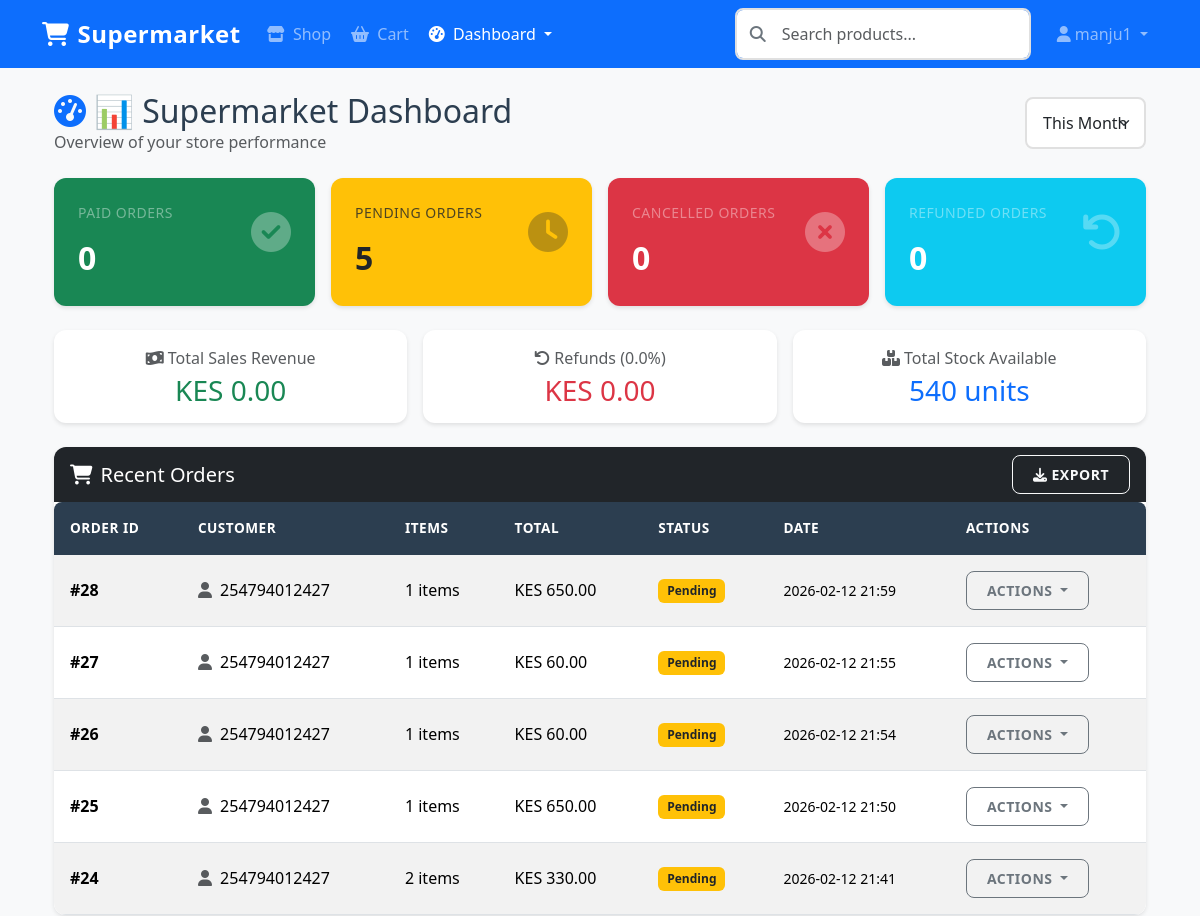
Before: /dashboard/ (signed in, upper part) with the older database file.
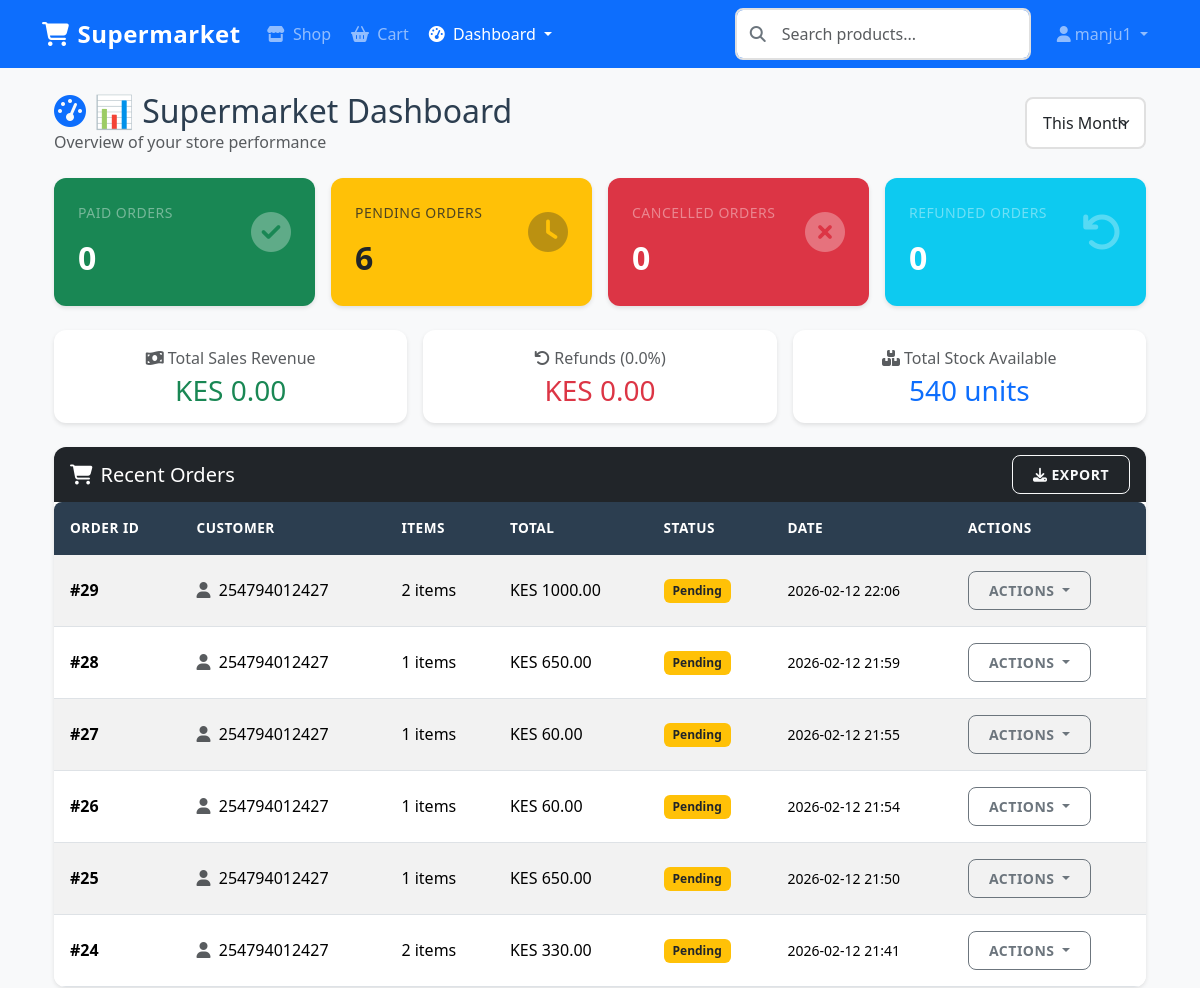
After: the same page with the newer database file.
### product/models.py (models this page shows, shortened)
class Order(models.Model):
    STATUS_CHOICES = [
        ("PENDING", "Pending"),
        ("PAID", "Paid"),
        ("FAILED", "Failed"),
        ("CANCELLED", "Cancelled"),
        ("REFUNDED", "Refunded"),
    ]
    customer = models.ForeignKey("product.Customer", null=True, blank=True, on_delete=models.SET_NULL)
    customer_name = models.CharField(max_length=255, default="Guest")
    total_price = models.DecimalField(max_digits=12, decimal_places=2, default=0)
    status = models.CharField(max_length=20, choices=STATUS_CHOICES, default="PENDING")
    created_at = models.DateTimeField(auto_now_add=True, db_index=True)
    stock_deducted = models.BooleanField(default=False)
    class Meta:
        indexes = [
            models.Index(fields=["status", "created_at"]),
            models.Index(fields=["created_at"]),
        ]

class Customer(models.Model):
    user = models.OneToOneField(User, null=True, blank=True, on_delete=models.SET_NULL, related_name="customer_profile")
    name = models.CharField(max_length=255, blank=True, null=True)
    phone_number = models.CharField(max_length=15)
    email = models.EmailField(blank=True, null=True)
    created_at = models.DateTimeField(auto_now_add=True)

### product/views.py (the view)
# urls.py: path("dashboard/", views.dashboard, name="dashboard"),
@login_required
@user_passes_test(is_cashier_or_owner)
def dashboard(request):
    filter_option = request.GET.get("filter", "month")
    today = now().date()
    start_date = today if filter_option == "today" else today - timedelta(days=7 if filter_option == "week" else 30)
    paid_orders = Order.objects.filter(status="PAID", created_at__date__gte=start_date)
    pending_orders = Order.objects.filter(status="PENDING", created_at__date__gte=start_date)
    cancelled_orders = Order.objects.filter(status="CANCELLED", created_at__date__gte=start_date)
    failed_orders = Order.objects.filter(status="FAILED", created_at__date__gte=start_date)
    total_sales = paid_orders.aggregate(total=Sum("total_price"))["total"] or 0
    total_orders = paid_orders.count() + pending_orders.count() + cancelled_orders.count() + failed_orders.count()
    total_products = Product.objects.count()
    total_stock = Product.objects.aggregate(total=Sum("stock"))["total"] or 0
    refunds = Payment.objects.filter(status="REFUNDED", transaction_date__date__gte=start_date)
    refund_total = refunds.aggregate(total=Sum("amount"))["total"] or 0
    refund_ratio = (refund_total / total_sales * 100) if total_sales > 0 else 0
    uncollected_orders = Order.objects.filter(status="PAID").exclude(payments__isnull=True)
    low_stock_products = Product.objects.filter(stock__lte=5)
    recent_orders = Order.objects.filter(created_at__date__gte=start_date).order_by("-created_at")[:10]
    order_status_data = {
        "Paid": paid_orders.count(),
        "Pending": pending_orders.count(),
        "Cancelled": cancelled_orders.count(),
        "Failed": failed_orders.count(),
        "Refunded": refunds.count(),
    }
    sales_trends = [{"date": (today - timedelta(days=i)).strftime("%Y-%m-%d"),
                     "sales": Order.objects.filter(status="PAID", created_at__date=today - timedelta(days=i))
                     .aggregate(total=Sum("total_price"))["total"] or 0} for i in range(7)][::-1]
    refunds_trends = [{"date": (today - timedelta(days=i)).strftime("%Y-%m-%d"),
                       "refunds": Payment.objects.filter(status="REFUNDED", transaction_date__date=today - timedelta(days=i)).count()} for i in range(7)][::-1]
    top_products = (OrderItem.objects.filter(order__status="PAID", order__created_at__date__gte=start_date)
                    .values("product__name", "product__shelf__name")
                    .annotate(total_sold=Sum("quantity")).order_by("-total_sold")[:5])
    top_products_data = {f"{item['product__name']} ({item['product__shelf__name']})": item["total_sold"] for item in top_products}
    refund_vs_sales_data = {"Sales": float(total_sales - refund_total), "Refunds": float(refund_total)}
    return render(request, "product/dashboard.html", {
        "total_sales": total_sales,
        "refund_total": refund_total,
        "refund_ratio": refund_ratio,
        "refund_vs_sales_data": json.dumps(refund_vs_sales_data),
        "total_orders": total_orders,
        "total_products": total_products,
        "total_stock": total_stock,
        "paid_count": paid_orders.count(),
        "pending_count": pending_orders.count(),
        "cancelled_count": cancelled_orders.count(),
        "failed_count": failed_orders.count(),
        "refund_count": refunds.count(),
        "low_stock_products": low_stock_products,
        "recent_orders": recent_orders,
        "uncollected_orders": uncollected_orders,
        "order_status_data": json.dumps(order_status_data),
        "sales_trends": json.dumps(sales_trends),
        "refunds_trends": json.dumps(refunds_trends),
        "top_products_data": json.dumps(top_products_data),
        "filter_option": filter_option,
    })

### product/templates/product/dashboard.html (shortened to what this page needs)
{% extends "base.html" %}
{% load static %}
{% block content %}
<div class="container">
    <div class="d-flex justify-content-between align-items-center mb-4">
        <div>
            <h2 class="mb-0">
                <i class="fas fa-tachometer-alt me-2 text-primary"></i>📊 Supermarket Dashboard
            </h2>
            <p class="text-muted mb-0">Overview of your store performance</p>
        </div>
        <form method="get" class="d-flex">
            <select name="filter" class="form-select" onchange="this.form.submit()">
                <option value="month" {% if filter_option == "month" %}selected{% endif %}>This Month</option>
            </select>
        </form>
    </div>
    <div class="row g-3 mb-4">
        <div class="col-md-3">
            <div class="card stat-card bg-success text-white h-100">
                <div class="card-body">
                    <div class="d-flex justify-content-between align-items-start">
                        <div>
                            <p class="stat-label text-white-50">Paid Orders</p>
                            <h2 class="stat-value">{{ paid_count }}</h2>
                        </div>
                        <div class="stat-icon">
                            <i class="fas fa-check-circle"></i>
                        </div>
                    </div>
                </div>
            </div>
        </div>
        <div class="col-md-3">
            <div class="card stat-card bg-warning text-dark h-100">
                <div class="card-body">
                    <div class="d-flex justify-content-between align-items-start">
                        <div>
                            <p class="stat-label text-dark-50">Pending Orders</p>
                            <h2 class="stat-value">{{ pending_count }}</h2>
                        </div>
                        <div class="stat-icon">
                            <i class="fas fa-clock"></i>
                        </div>
                    </div>
                </div>
            </div>
        </div>
        <div class="col-md-3">
            <div class="card stat-card bg-danger text-white h-100">
                <div class="card-body">
                    <div class="d-flex justify-content-between align-items-start">
                        <div>
                            <p class="stat-label text-white-50">Cancelled Orders</p>
                            <h2 class="stat-value">{{ cancelled_count }}</h2>
                        </div>
                        <div class="stat-icon">
                            <i class="fas fa-times-circle"></i>
                        </div>
                    </div>
                </div>
            </div>
        </div>
        <div class="col-md-3">
            <div class="card stat-card bg-info text-white h-100">
                <div class="card-body">
                    <div class="d-flex justify-content-between align-items-start">
                        <div>
                            <p class="stat-label text-white-50">Refunded Orders</p>
                            <h2 class="stat-value">{{ refund_count }}</h2>
                        </div>
                        <div class="stat-icon">
                            <i class="fas fa-undo"></i>
                        </div>
                    </div>
                </div>
            </div>
        </div>
    </div>
    <div class="row g-3 mb-4">
        <div class="col-md-4">
            <div class="card border-success h-100">
                <div class="card-body text-center">
                    <p class="text-muted mb-1">
                        <i class="fas fa-money-bill-wave me-1"></i>Total Sales Revenue
                    </p>
                    <h3 class="text-success mb-0">KES {{ total_sales|floatformat:2 }}</h3>
                </div>
            </div>
        </div>
        <div class="col-md-4">
            <div class="card border-danger h-100">
                <div class="card-body text-center">
                    <p class="text-muted mb-1">
                        <i class="fas fa-undo me-1"></i>Refunds ({{ refund_ratio|floatformat:1 }}%)
                    </p>
                    <h3 class="text-danger mb-0">KES {{ refund_total|floatformat:2 }}</h3>
                </div>
            </div>
        </div>
        <div class="col-md-4">
            <div class="card border-primary h-100">
                <div class="card-body text-center">
                    <p class="text-muted mb-1">
                        <i class="fas fa-boxes me-1"></i>Total Stock Available
                    </p>
                    <h3 class="text-primary mb-0">{{ total_stock }} units</h3>
                </div>
            </div>
        </div>
    </div>
    <div class="card mb-4">
        <div class="card-header bg-dark text-white d-flex justify-content-between align-items-center">
            <h5 class="mb-0">
                <i class="fas fa-shopping-cart me-2"></i>Recent Orders
            </h5>
            <a href="#" class="btn btn-outline-light btn-sm">
                <i class="fas fa-download me-1"></i>Export
            </a>
        </div>
        <div class="card-body p-0">
            <div class="table-responsive">
                <table class="table table-striped mb-0">
                    <thead>
                        <tr>
                            <th>Order ID</th>
                            <th>Customer</th>
                            <th>Items</th>
                            <th>Total</th>
                            <th>Status</th>
                            <th>Date</th>
                            <th>Actions</th>
                        </tr>
                    </thead>
                    <tbody>
                        {% for order in recent_orders %}
                        <tr>
                            <td><strong>#{{ order.id }}</strong></td>
                            <td>
                                <i class="fas fa-user me-1 text-muted"></i>
                                {{ order.customer.phone_number|default:order.customer_name }}
                            </td>
                            <td>{{ order.items.count }} items</td>
                            <td>KES {{ order.total_price|floatformat:2 }}</td>
                            <td>
                                {% if order.status|upper == "PAID" %}
                                    <span class="badge bg-success">Paid</span>
                                {% elif order.status|upper == "PENDING" %}
                                    <span class="badge bg-warning text-dark">Pending</span>
                                {% elif order.status|upper == "CANCELLED" %}
                                    <span class="badge bg-danger">Cancelled</span>
                                {% elif order.status|upper == "FAILED" %}
                                    <span class="badge bg-secondary">Failed</span>
                                {% elif order.status|upper == "REFUNDED" %}
                                    <span class="badge bg-info">Refunded</span>
                                {% else %}
                                    <span class="badge bg-secondary">{{ order.status }}</span>
                                {% endif %}
                            </td>
                            <td>
                                <small>{{ order.created_at|date:"Y-m-d H:i" }}</small>
                            </td>
                            <td>
                                <div class="dropdown">
                                    <button class="btn btn-sm btn-outline-secondary dropdown-toggle"
                                            type="button" data-bs-toggle="dropdown">
                                        Actions
                                    </button>
                                </div>
                            </td>
                        </tr>
                        {% endfor %}
                    </tbody>
                </table>
            </div>
        </div>
    </div>
</div>
{% endblock %}

### product/templates/base.html (shortened to what this page needs)
{% load static %}
<!DOCTYPE html>
<html lang="en">
<head>
    <link href="https://cdn.jsdelivr.net/npm/bootstrap@5.3.2/dist/css/bootstrap.min.css" rel="stylesheet">
    <link href="https://cdnjs.cloudflare.com/ajax/libs/font-awesome/6.4.0/css/all.min.css" rel="stylesheet">
    <link rel="stylesheet" href="{% static 'product/css/styles.css' %}">
</head>
<body class="d-flex flex-column min-vh-100">
    {% include "components/navbar.html" %}
    <main class="container my-4 flex-grow-1 fade-in">
        {% block content %}{% endblock %}
    </main>
</body>
</html>

### product/templates/components/navbar.html (shortened to what this page needs)
<nav class="navbar navbar-expand-lg navbar-dark bg-primary sticky-top">
    <div class="container">
        <a class="navbar-brand fw-bold" href="{% url 'product:product_list' %}">
            <i class="fas fa-shopping-cart me-2"></i>Supermarket
        </a>
        <div class="collapse navbar-collapse" id="navbarNav">
            <ul class="navbar-nav me-auto">
                <li class="nav-item">
                    <a class="nav-link {% if request.resolver_match.url_name == 'product_list' %}active{% endif %}" href="{% url 'product:product_list' %}">
                        <i class="fas fa-store me-1"></i> Shop
                    </a>
                </li>
                <li class="nav-item">
                    <a class="nav-link position-relative {% if request.resolver_match.url_name == 'cart' %}active{% endif %}" href="{% url 'product:cart' %}">
                        <i class="fas fa-shopping-basket me-1"></i> Cart
                    </a>
                </li>
                {% if user.is_staff %}
                <li class="nav-item dropdown">
                    <a class="nav-link dropdown-toggle {% if 'dashboard' in request.resolver_match.url_name %}active{% endif %}" href="#" role="button" data-bs-toggle="dropdown">
                        <i class="fas fa-tachometer-alt me-1"></i> Dashboard
                    </a>
                </li>
                {% elif user.is_authenticated %}
                <li class="nav-item">
                    <a class="nav-link {% if request.resolver_match.url_name == 'customer_dashboard' %}active{% endif %}" href="{% url 'product:customer_dashboard' %}">
                        <i class="fas fa-user-circle me-1"></i> My Dashboard
                    </a>
                </li>
                {% endif %}
            </ul>
            <form class="d-flex me-3 search-box" method="get" action="{% url 'product:product_list' %}">
                <i class="fas fa-search search-box-icon"></i>
                <input type="search" name="q" class="form-control" placeholder="Search products..." value="{{ request.GET.q|default:'' }}">
            </form>
            <ul class="navbar-nav">
                {% if user.is_authenticated %}
                <li class="nav-item dropdown">
                    <a class="nav-link dropdown-toggle" href="#" role="button" data-bs-toggle="dropdown">
                        <i class="fas fa-user me-1"></i>{{ user.username }}
                    </a>
                </li>
                {% endif %}
            </ul>
        </div>
    </div>
</nav>

Changed rows visible on the page:
added Order: id "29", customer.phone_number "254794012427", items.count "2", total_price "1000.00", status "Pending", created_at "2026-02-12 22:06"
Other visible differences:
{{ pending_count }}: "5" → "6"
